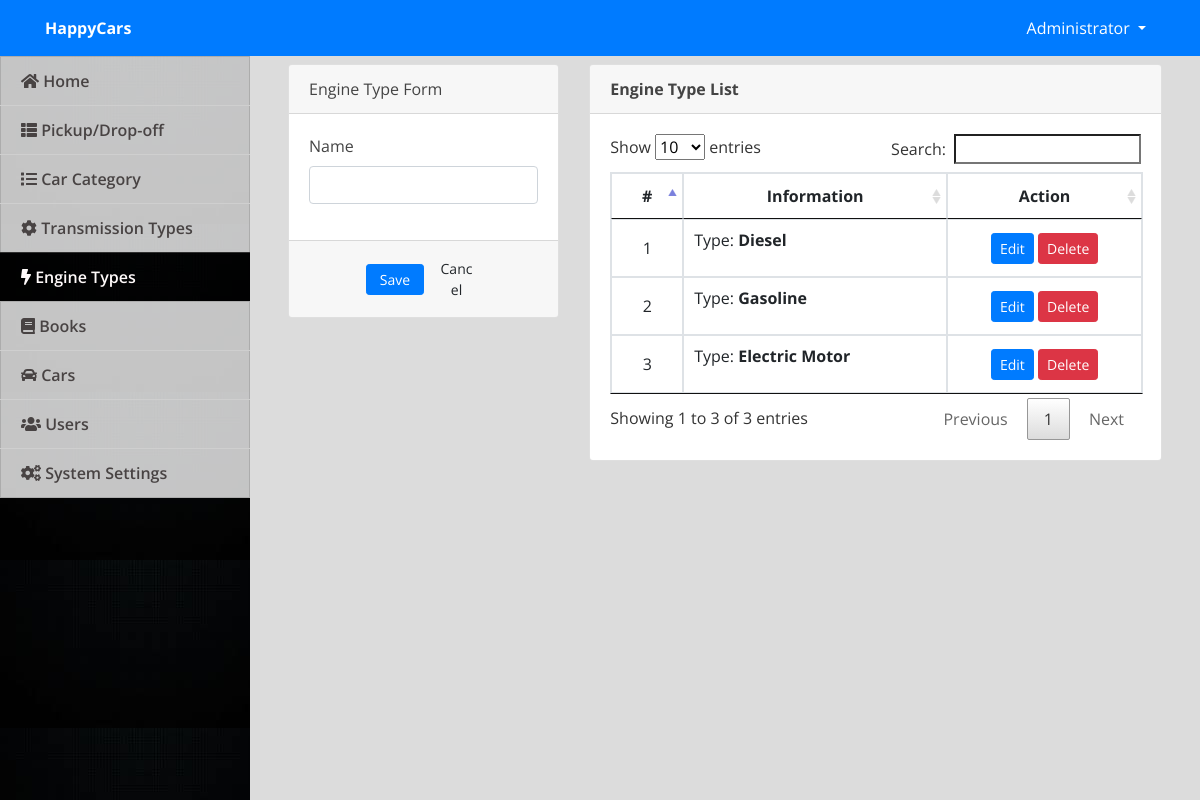
The app's page /admin/index.php?page=engine_types (signed in) with its own data.
### tables this page shows
CREATE TABLE `engine_types` (
  `id` int(30) NOT NULL,
  `name` varchar(200) NOT NULL
);

### admin/engine_types.php (the view, shortened to what this page needs)
<?php include('db_connect.php');?>
<div class="container-fluid">
	<div class="col-lg-12">
		<div class="row">
			<div class="col-md-4">
			<form action="" id="manage-engine">
				<div class="card">
					<div class="card-header">
						    Engine Type Form
				  	</div>
					<div class="card-body">
							<div class="form-group">
								<label class="control-label">Name</label>
								<input type="text" class="form-control" name="name">
							</div>
					</div>
					<div class="card-footer">
						<div class="row">
							<div class="col-md-12">
								<button class="btn btn-sm btn-primary col-sm-3 offset-md-3"> Save</button>
								<button class="btn btn-sm btn-default col-sm-3" type="button" onclick="$('#manage-engine').get(0).reset()"> Cancel</button>
							</div>
						</div>
					</div>
				</div>
			</form>
			</div>
			<div class="col-md-8">
				<div class="card">
					<div class="card-header">
						<b>Engine Type List</b>
					</div>
					<div class="card-body">
						<table class="table table-bordered table-hover">
							<thead>
								<tr>
									<th class="text-center">#</th>
									<th class="text-center">Information</th>
									<th class="text-center">Action</th>
								</tr>
							</thead>
							<tbody>
								<?php
								$i = 1;
								$engine = $conn->query("SELECT * FROM engine_types order by id asc");
								while($row=$engine->fetch_assoc()):
								?>
								<tr>
									<td class="text-center"><?php echo $i++ ?></td>
									<td class="">
										<p>Type: <b><?php echo $row['name'] ?></b></p>
									</td>
									<td class="text-center">
										<button class="btn btn-sm btn-primary edit_engine" type="button" data-name="<?php echo $row['name'] ?>" >Edit</button>
										<button class="btn btn-sm btn-danger delete_engine" type="button" data-id="<?php echo $row['id'] ?>">Delete</button>
									</td>
								</tr>
								<?php endwhile; ?>
							</tbody>
						</table>
					</div>
				</div>
			</div>
		</div>
	</div>
</div>

### admin/assets/css/style.css (style rules this page uses)
body { font-family: "Open Sans", sans-serif; color: #444444; width: 100%; height: calc(100%); }

### admin/index.php (style rules this page uses)
body { background: #80808045; }

### admin/engine_types.php (style rules this page uses)
td { vertical-align: middle !important; }

### records on screen
engine_types: name "Diesel"
engine_types: name "Gasoline"
engine_types: name "Electric Motor"

### other values on screen
$_SESSION['system']['name'] "HappyCars"
$_SESSION['login_name'] "Administrator"
